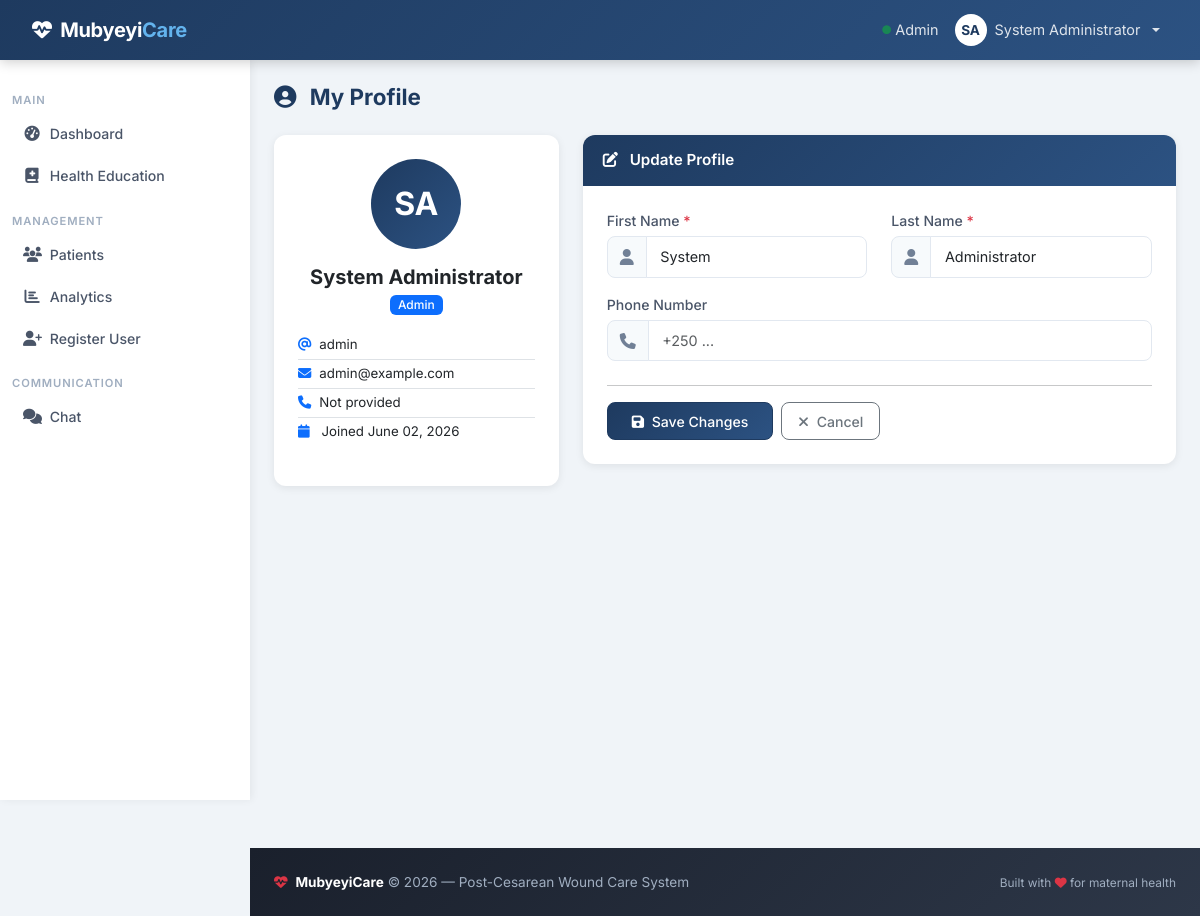
/auth/profile (signed in), run on the app's committed database.
### models.py (models this page shows, shortened)
class User(UserMixin, db.Model):
    id = db.Column(db.Integer, primary_key=True)
    username = db.Column(db.String(80), unique=True, nullable=False)
    email = db.Column(db.String(120), unique=True, nullable=False)
    password_hash = db.Column(db.String(255), nullable=False)
    first_name = db.Column(db.String(100), nullable=False)
    last_name = db.Column(db.String(100), nullable=False)
    role = db.Column(db.Enum(UserRole), default=UserRole.PATIENT, nullable=False)
    phone = db.Column(db.String(20))
    location = db.Column(db.String(200))   # CHW service area (e.g. "Gasabo/Kinyinya")
    is_active = db.Column(db.Boolean, default=True)
    created_at = db.Column(db.DateTime, default=datetime.utcnow)
    patients = db.relationship('Patient', backref='primary_doctor', lazy='dynamic', foreign_keys='Patient.primary_doctor_id')
    follow_ups = db.relationship('FollowUp', backref='created_by', lazy='dynamic')
    sent_messages = db.relationship('Message', backref='sender', lazy='dynamic', foreign_keys='Message.sender_id')
    def get_full_name(self):
        return f"{self.first_name} {self.last_name}"

### routes/auth.py (the view)
@auth_bp.route('/profile')
@login_required
def profile():
    return render_template('auth/profile.html', user=current_user)

### templates/auth/profile.html (shortened to what this page needs)
{% extends "base.html" %}
{% block content %}
<div class="page-header" data-aos="fade-down">
    <h2><i class="fas fa-user-circle"></i> My Profile</h2>
</div>
<div class="row" data-aos="fade-up">
    <div class="col-lg-4 mb-4">
        <div class="card text-center">
            <div class="card-body py-4">
                <div class="mx-auto mb-3 d-flex align-items-center justify-content-center rounded-circle text-white fw-bold"
                     style="width:90px;height:90px;font-size:2rem;background:linear-gradient(135deg,#1e3a5f,#2c5282);">
                    {{ user.first_name[0] | upper }}{{ user.last_name[0] | upper }}
                </div>
                <h5 class="fw-bold mb-1">{{ user.get_full_name() }}</h5>
                <span class="badge bg-primary mb-3">{{ user.role.value.capitalize() }}</span>
                <ul class="list-unstyled text-start small px-2">
                    <li class="py-1 border-bottom">
                        <i class="fas fa-at text-primary me-2"></i>{{ user.username }}
                    </li>
                    <li class="py-1 border-bottom">
                        <i class="fas fa-envelope text-primary me-2"></i>{{ user.email }}
                    </li>
                    <li class="py-1 border-bottom">
                        <i class="fas fa-phone text-primary me-2"></i>{{ user.phone or 'Not provided' }}
                    </li>
                    <li class="py-1">
                        <i class="fas fa-calendar text-primary me-2"></i>
                        Joined {{ user.created_at.strftime('%B %d, %Y') }}
                    </li>
                </ul>
            </div>
        </div>
    </div>
    <div class="col-lg-8">
        <div class="card">
            <div class="card-header bg-primary text-white">
                <i class="fas fa-pen-to-square me-2"></i> Update Profile
            </div>
            <div class="card-body p-4">
                <form method="POST" action="{{ url_for('auth.update_profile') }}">
                    <div class="row">
                        <div class="col-md-6 mb-3">
                            <label for="first_name" class="form-label">First Name <span class="text-danger">*</span></label>
                            <div class="input-group">
                                <span class="input-group-text"><i class="fas fa-user"></i></span>
                                <input type="text" class="form-control" id="first_name" name="first_name"
                                       value="{{ user.first_name }}" required>
                            </div>
                        </div>
                        <div class="col-md-6 mb-3">
                            <label for="last_name" class="form-label">Last Name <span class="text-danger">*</span></label>
                            <div class="input-group">
                                <span class="input-group-text"><i class="fas fa-user"></i></span>
                                <input type="text" class="form-control" id="last_name" name="last_name"
                                       value="{{ user.last_name }}" required>
                            </div>
                        </div>
                    </div>
                    <div class="mb-4">
                        <label for="phone" class="form-label">Phone Number</label>
                        <div class="input-group">
                            <span class="input-group-text"><i class="fas fa-phone"></i></span>
                            <input type="tel" class="form-control" id="phone" name="phone"
                                   value="{{ user.phone or '' }}" placeholder="+250 ...">
                        </div>
                    </div>
                    <hr class="my-3">
                    <div class="d-flex gap-2">
                        <button type="submit" class="btn btn-primary px-4">
                            <i class="fas fa-save me-1"></i> Save Changes
                        </button>
                        <a href="{{ url_for('dashboard.index') }}" class="btn btn-outline-secondary">
                            <i class="fas fa-times me-1"></i> Cancel
                        </a>
                    </div>
                </form>
            </div>
        </div>
    </div>
</div>
{% endblock %}

### templates/base.html (shortened to what this page needs)
<!DOCTYPE html>
<html lang="en">
<head>
    <link href="https://cdn.jsdelivr.net/npm/bootstrap@5.3.3/dist/css/bootstrap.min.css" rel="stylesheet">
    <link rel="stylesheet" href="https://cdnjs.cloudflare.com/ajax/libs/font-awesome/6.5.0/css/all.min.css">
    <link href="https://unpkg.com/aos@2.3.4/dist/aos.css" rel="stylesheet">
</head>
<body>
<nav class="navbar navbar-dark navbar-expand-lg fixed-top">
    <div class="container-fluid">
        <a class="navbar-brand" href="/">
            <i class="fas fa-heart-pulse me-1"></i> Mubyeyi<span>Care</span>
        </a>
        <div class="collapse navbar-collapse" id="navbarNav">
            <ul class="navbar-nav ms-auto align-items-center">
                {% if current_user.is_authenticated %}
                <li class="nav-item">
                    <span class="nav-link text-white-50 small d-none d-lg-inline">
                        <i class="fas fa-circle text-success" style="font-size:.55rem;vertical-align:middle;"></i>
                        {{ current_user.role.value.capitalize() }}
                    </span>
                </li>
                <li class="nav-item dropdown">
                    <a class="nav-link dropdown-toggle d-flex align-items-center gap-2" href="#"
                       id="userDropdown" role="button" data-bs-toggle="dropdown" aria-expanded="false">
                        <span class="rounded-circle bg-white d-inline-flex align-items-center justify-content-center"
                              style="width:32px;height:32px;color:var(--primary);font-size:.85rem;font-weight:700;">
                            {{ current_user.first_name[0] | upper }}{{ current_user.last_name[0] | upper }}
                        </span>
                        <span class="d-none d-sm-inline">{{ current_user.get_full_name() }}</span>
                    </a>
                </li>
                {% endif %}
            </ul>
        </div>
    </div>
</nav>
{% if current_user.is_authenticated %}
<aside class="sidebar d-none d-lg-flex flex-column">
    <nav class="nav flex-column">
        {% if current_user.role.value in ['patient', 'mother'] %}
        <span class="sidebar-section">My Care</span>
        <a class="nav-link" href="{{ url_for('dashboard.index') }}">
            <i class="fas fa-house-medical"></i> My Dashboard
        </a>
        <span class="sidebar-section">Communication</span>
        <a class="nav-link" href="{{ url_for('chat.patient_self_chat') }}">
            <i class="fas fa-comments"></i> Chat with Provider
        </a>
        {% else %}
        <span class="sidebar-section">Main</span>
        <a class="nav-link" href="{{ url_for('dashboard.index') }}">
            <i class="fas fa-tachometer-alt"></i> Dashboard
        </a>
        <a class="nav-link" href="{{ url_for('dashboard.health_education') }}">
            <i class="fas fa-book-medical"></i> Health Education
        </a>
        <span class="sidebar-section">Management</span>
        <a class="nav-link" href="{{ url_for('patients.list_patients') }}">
            <i class="fas fa-users"></i> Patients
        </a>
        <a class="nav-link" href="{{ url_for('dashboard.analytics') }}">
            <i class="fas fa-chart-bar"></i> Analytics
        </a>
        {% if current_user.role.value == 'admin' %}
        <a class="nav-link" href="{{ url_for('auth.register') }}">
            <i class="fas fa-user-plus"></i> Register User
        </a>
        {% endif %}
        <span class="sidebar-section">Communication</span>
        <a class="nav-link" href="{{ url_for('chat.chat_list') }}">
            <i class="fas fa-comments"></i> Chat
        </a>
        {% endif %}
    </nav>
</aside>
{% endif %}
<main class="main-content">
    <div class="container-fluid px-4">
        {% block content %}{% endblock %}
    </div>
</main>
<footer class="py-4 mt-5" style="margin-left: var(--sidebar-w);">
    <div class="container-fluid px-4">
        <div class="row align-items-center">
            <div class="col-md-6">
                <p class="mb-0">
                    <i class="fas fa-heart-pulse text-danger me-1"></i>
                    <strong class="text-white">MubyeyiCare</strong> &copy; 2026 &mdash; Post-Cesarean Wound Care System
                </p>
            </div>
            <div class="col-md-6 text-md-end mt-2 mt-md-0">
                <small>Built with <i class="fas fa-heart text-danger"></i> for maternal health</small>
            </div>
        </div>
    </div>
</footer>
</body>
</html>

### templates/base.html (style rules this page uses)
:root { --primary: #1e3a5f; --primary-light: #2c5282; --accent: #e74c3c; --success: #27ae60; --info: #3498db; --warning: #f39c12; --sidebar-w: 250px; --nav-h: 60px; --radius: 12px; --shadow-sm: 0 2px 8px rgba(0,0,0,.08); --shadow-md: 0 6px 24px rgba(0,0,0,.12); --transition: .2s ease; }
*, *::before, *::after { box-sizing: border-box; }
html { scroll-behavior: smooth; }
body { font-family: 'Inter', 'Segoe UI', sans-serif; background: #f0f4f8; color: #2d3748; font-size: .95rem; }
.navbar { background: linear-gradient(135deg, var(--primary) 0%, var(--primary-light) 100%); height: var(--nav-h); box-shadow: 0 2px 12px rgba(0,0,0,.2); padding: 0 1.25rem; }
.navbar-brand { font-weight: 700; font-size: 1.25rem; letter-spacing: -.3px; color: #fff !important; }
.navbar-brand span { color: #63b3ed; }
.navbar .nav-link { color: rgba(255,255,255,.85) !important; font-size: .9rem; }
.sidebar { background: #fff; width: var(--sidebar-w); height: calc(100vh - var(--nav-h)); position: fixed; top: var(--nav-h); left: 0; overflow-y: auto; box-shadow: 2px 0 8px rgba(0,0,0,.06); padding: 1rem 0 2rem; z-index: 900; }
.sidebar .sidebar-section { padding: .25rem .75rem; font-size: .7rem; font-weight: 600; text-transform: uppercase; letter-spacing: .08em; color: #a0aec0; margin-top: .75rem; }
.sidebar .nav-link { color: #4a5568 !important; padding: .65rem 1.25rem !important; border-left: 3px solid transparent; border-radius: 0 8px 8px 0; margin-right: .5rem; font-size: .88rem; font-weight: 500; display: flex; align-items: center; gap: .55rem; transition: all var(--transition); }
.sidebar .nav-link i { width: 18px; text-align: center; font-size: .95rem; }
.main-content { margin-left: var(--sidebar-w); padding-top: calc(var(--nav-h) + 1.5rem); min-height: 100vh; }
.card { border: none; border-radius: var(--radius); box-shadow: var(--shadow-sm); margin-bottom: 1.25rem; transition: box-shadow var(--transition), transform var(--transition); }
.card-header { border-radius: var(--radius) var(--radius) 0 0 !important; padding: .875rem 1.25rem; font-weight: 600; border-bottom: none; }
.card-header.bg-primary { background: linear-gradient(135deg, var(--primary) 0%, var(--primary-light) 100%) !important; }
.btn { border-radius: 8px; font-weight: 500; font-size: .88rem; padding: .45rem 1rem; transition: all var(--transition); }
.btn-primary { background: linear-gradient(135deg, var(--primary) 0%, var(--primary-light) 100%); border-color: var(--primary); }
.form-control, .form-select { border-radius: 8px; border: 1.5px solid #e2e8f0; font-size: .9rem; padding: .55rem .85rem; transition: border-color var(--transition), box-shadow var(--transition); }
.form-label { font-weight: 500; font-size: .88rem; color: #4a5568; margin-bottom: .35rem; }
.input-group-text { background: #f7fafc; border: 1.5px solid #e2e8f0; color: #718096; border-radius: 8px 0 0 8px; }
.input-group .form-control { border-radius: 0 8px 8px 0; }
.badge { border-radius: 6px; font-weight: 500; font-size: .75rem; padding: .35em .7em; }
.page-header { display: flex; align-items: center; justify-content: space-between; margin-bottom: 1.5rem; }
.page-header h2 { font-size: 1.4rem; font-weight: 700; color: var(--primary); margin: 0; }
.page-header h2 i { margin-right: .5rem; }
footer { background: linear-gradient(135deg, #1a202c 0%, #2d3748 100%); color: #a0aec0; font-size: .85rem; }

### data on the page
User: role.value "Admin", first_name "S", last_name "A", get_full_name "System Administrator", username "admin", email "admin@example.com", phone "Not provided", created_at "June 02, 2026", first_name "System", last_name "Administrator"
